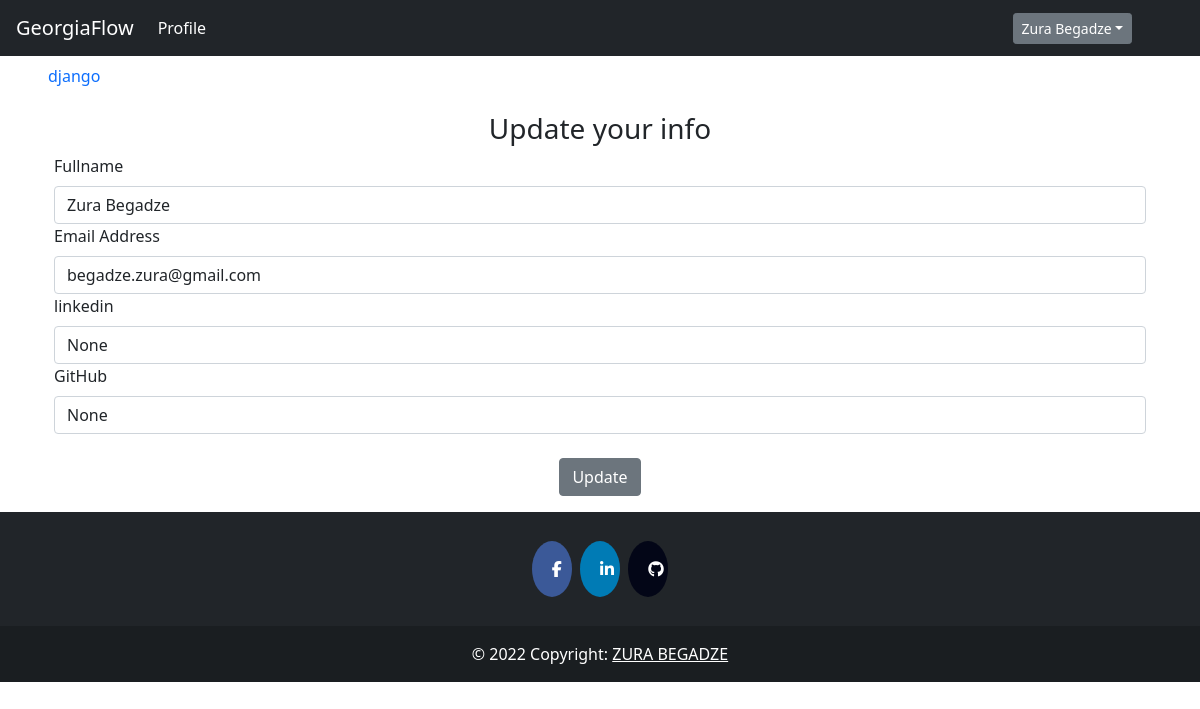
/update/1 (signed in), run on the app's committed database.
### auth/models.py (models this page shows, shortened)
class User(db.Model, UserMixin):
    __tablename__ = 'user'
    id = db.Column(db.Integer, primary_key=True)
    fullname = db.Column(db.String(200), nullable = False, index=True)
    email = db.Column(db.String(100), nullable = False, unique = True, index=True)
    linkedin = db.Column(db.String(50),  nullable = False)
    github = db.Column(db.String(45),  nullable = False)
    date_created = db.Column(db.DateTime, default = datetime.utcnow())
    password_hash = db.Column(db.String(128))
    posts = db.relationship('Post', backref='user', passive_deletes=True)
    tags = db.relationship('Tag', backref='user', passive_deletes=True)
    comments = db.relationship('Comment', backref='user', passive_deletes=True)
    likes = db.relationship('Like', backref='user', passive_deletes=True)
    correct = db.relationship('Correct', backref='correct_user', passive_deletes=True)

### question/models.py (models this page shows, shortened)
class Tag(db.Model):
    __tablename__='tag'
    id =db.Column(db.Integer, primary_key=True)
    name = db.Column(db.String(15), nullable = False, unique=True, index=True)
    date_created = db.Column(db.DateTime, default = datetime.utcnow())
    author = db.Column(db.Integer, db.ForeignKey('user.id', ondelete="CASCADE"), nullable=False)

### auth/views.py (the view, shortened to what this page needs)
@auth.route("/update/<user_id>", methods=['GET', 'POST'])
@login_required
def update(user_id):
    tags = Tag.query.order_by(Tag.name).all()
    form = UpdateForm()
    return render_template('update.html', form=form, tags = tags)

### auth/forms.py (shortened to what this page needs)
class UpdateForm(FlaskForm):
    fullname = StringField('Fulname', [Length(min=2, max=70), DataRequired(message='input your fullname')])
    email = StringField('Email Address', [Length(min=5, max=60), Email(message='Requeired type is : example@example.exe'), DataRequired(message='input your email')])
    linkedin = URLField('LinkedIn addres', [Length(min=6, max=70), URL(message='Requeired type is URL http/...'), DataRequired(message='input your linkedin account')])
    github = URLField('GitHub addres', [Length(min=6, max=70), URL(message='Requeired type is URL http/...'), DataRequired(message='input your github account')])
    update = SubmitField("Register")

### templates/update.html (shortened to what this page needs)
{% extends "base.html" %}
{% block content %}
  {%if form %}
  <form method="POST" action="{{url_for('auth.update', user_id=current_user.id)}}">
    <h3 align="center">Update your info</h3>
    <div class="form-group">
      <label for="fullname">Fullname</label>
      {{form.fullname(type="text", id="fullname",  class="form-control",   value=current_user.fullname)}}
      <label for="email">Email Address</label>
      {{form.email(type="text", id="email",  class="form-control", value=current_user.email)}}
      <label for="linkedin">linkedin</label>
      {{form.linkedin(type="url", id="linkedin", class="form-control",  value=current_user.linkedin)}}
      <label for="github">GitHub</label>
      {{form.github(type="url", id="github", class="form-control",   value=current_user.github)}}
      <br />
      <div align="center">
        <input type="submit" class="btn btn-secondary" value="Update">
      </div>
    </div>
  </form>
  {% endif %}
{% endblock %}

### templates/base.html (shortened to what this page needs)
<!DOCTYPE html>
<html lang="en">
    <head>
        <link rel="stylesheet" href="{{ url_for('static', filename='css/index.css')}}"></link>
        <link rel="stylesheet" href="https://cdnjs.cloudflare.com/ajax/libs/font-awesome/4.7.0/css/font-awesome.min.css"/>
        <link rel="stylesheet" href="https://cdn.jsdelivr.net/npm/bootstrap@5.2.0/dist/css/bootstrap.min.css"/>
        <link rel="stylesheet" href="https://cdn.jsdelivr.net/npm/bootstrap@4.6.2/dist/css/bootstrap.min.css"/>
        <link rel="stylesheet" href="https://cdn.jsdelivr.net/npm/bootstrap@4.1.3/dist/css/bootstrap.min.css"/>
        <link rel="stylesheet" href="https://cdn.jsdelivr.net/npm/bootstrap@5.0.2/dist/css/bootstrap.min.css"/>
    </head>
    <body>
        <nav class="navbar navbar-expand-lg   navbar-dark bg-dark">
            <a class="navbar-brand" href="{{ url_for('api.index') }}">GeorgiaFlow</a>
            <div class="collapse navbar-collapse" id="navbarTogglerDemo03">
                <ul class="navbar-nav mr-auto mt-2 mt-lg-0">
                    <li class="nav-item active">
                    <a class="nav-link" href="{{ url_for('auth.get_user', user_id=current_user.id) }}">Profile <span class="sr-only">(current)</span></a>
                    </li>
                </ul>
                {%if current_user.is_authenticated %}
                    <div class="btn-group" style="margin-right:5%">
                        <button type="button" class="btn btn-sm btn-secondary dropdown-toggle" data-bs-toggle="dropdown">{{current_user.fullname}}</button>
                            </div>
                    </div>
                {%else%}
                    <a class="nav-link" href="{{ url_for('auth.login') }}"><button type="button" class="btn btn-primary">Log In</button></a>
                    <a class="nav-link" href="{{ url_for('auth.signup') }}"><button type="button" class="btn btn-light">Sign Up</button></a>
                {%endif%}
        </nav>
        <nav class="navtag ">
            <ul class="navtagul">
                {%for tag in tags%}
                    <li><a class="navtaga nav-link" href="{{ url_for('post.tag_posts', tag_name=tag.name) }}">{{tag.name}}</a></li>
                {%endfor%}
            </ul>
        </nav>
        <div class="container">{% block content %}{% endblock %}</div>
        {%block footer%}
        <footer class="bg-dark text-center text-white">
            <div class="container p-4 pb-0">
                <section class="mb-4">
                    <a href="https://www.facebook.com/zura.begadze.35/" class="fa fa-facebook"></a>
                    <a href="https://www.linkedin.com/in/zura-begadze/" class="fa fa-linkedin"></a>
                    <a href="https://github.com/papitokarlo" class="fa fa-github"></a>
            </section>
            </div>
            <div class="text-center p-3" style="background-color: rgba(0, 0, 0, 0.2);">
                © 2022 Copyright:
                <a class="text-white" href="">ZURA BEGADZE</a>
            </div>
        </footer>
        {%endblock%}
    </body>
</html>

### static/css/index.css (style rules this page uses)
.navtag { position: relative; overflow: hidden; scroll-behavior: smooth; }
.navtagul { display: flex; overflow: auto; list-style: none; text-align: center; white-space: nowrap; background-color: rgba(rgb(124, 116, 116), green, blue, alpha); }
.navtaga { display: block; padding: .5rem .75rem; overflow: hidden; background-color: rgba(rgb(119, 136, 127), green, blue, alpha); }
.fa { padding: 20px; font-size: 30px; width: 30px; text-align: center; text-decoration: none; margin: 5px 2px; border-radius: 50%; }
.fa-facebook { background: #3B5998; color: white; }
.fa-linkedin { background: #007bb5; color: white; }
.fa-github { background: #030617; color: white; }

### data on the page
User: fullname "Zura Begadze", email "begadze.zura@gmail.com", linkedin "None", github "None"
Tag: name "django"
